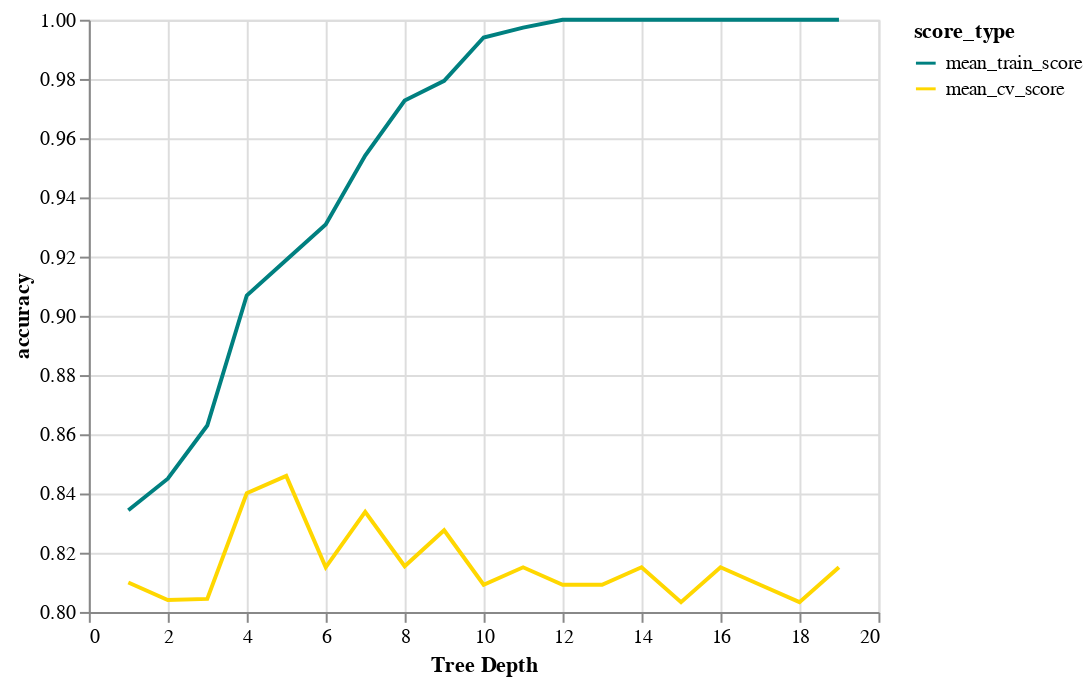

The notebook cell saved with this chart:
### Code cell
chart1.encode(alt.Y('accuracy:Q', scale=alt.Scale(zero=False)))

### Figure 1 — Vega-Lite specification as saved in the notebook (floating-point values rounded to 4 significant figures)
{"config": {"view": {"continuousWidth": 400, "continuousHeight": 300}}, "data": {"name": "data-0858d3559c4fbcf9db743eba95d64b9c"}, "mark": "line", "encoding": {"color": {"type": "nominal", "field": "score_type", "scale": {"domain": ["mean_train_score", "mean_cv_score"], "range": ["teal", "gold"]}}, "x": {"type": "quantitative", "axis": {"title": "Tree Depth"}, "field": "depth"}, "y": {"type": "quantitative", "field": "accuracy", "scale": {"zero": false}}}, "$schema": "https://vega.github.io/schema/vega-lite/v4.8.1.json", "datasets": {"data-0858d3559c4fbcf9db743eba95d64b9c": [{"depth": 1, "score_type": "mean_train_score", "accuracy": 0.8343}, {"depth": 2, "score_type": "mean_train_score", "accuracy": 0.845}, {"depth": 3, "score_type": "mean_train_score", "accuracy": 0.863}, {"depth": 4, "score_type": "mean_train_score", "accuracy": 0.9069}, {"depth": 5, "score_type": "mean_train_score", "accuracy": 0.9188}, {"depth": 6, "score_type": "mean_train_score", "accuracy": 0.9308}, {"depth": 7, "score_type": "mean_train_score", "accuracy": 0.9541}, {"depth": 8, "score_type": "mean_train_score", "accuracy": 0.9727}, {"depth": 9, "score_type": "mean_train_score", "accuracy": 0.9794}, {"depth": 10, "score_type": "mean_train_score", "accuracy": 0.994}, {"depth": 11, "score_type": "mean_train_score", "accuracy": 0.9973}, {"depth": 12, "score_type": "mean_train_score", "accuracy": 1.0}, {"depth": 13, "score_type": "mean_train_score", "accuracy": 1.0}, {"depth": 14, "score_type": "mean_train_score", "accuracy": 1.0}, {"depth": 15, "score_type": "mean_train_score", "accuracy": 1.0}, {"depth": 16, "score_type": "mean_train_score", "accuracy": 1.0}, {"depth": 17, "score_type": "mean_train_score", "accuracy": 1.0}, {"depth": 18, "score_type": "mean_train_score", "accuracy": 1.0}, {"depth": 19, "score_type": "mean_train_score", "accuracy": 1.0}, {"depth": 1, "score_type": "mean_cv_score", "accuracy": 0.8099}, {"depth": 2, "score_type": "mean_cv_score", "accuracy": 0.804}, {"depth": 3, "score_type": "mean_cv_score", "accuracy": 0.8044}, {"depth": 4, "score_type": "mean_cv_score", "accuracy": 0.8401}, {"depth": 5, "score_type": "mean_cv_score", "accuracy": 0.846}, {"depth": 6, "score_type": "mean_cv_score", "accuracy": 0.8151}, {"depth": 7, "score_type": "mean_cv_score", "accuracy": 0.8338}, {"depth": 8, "score_type": "mean_cv_score", "accuracy": 0.8154}, {"depth": 9, "score_type": "mean_cv_score", "accuracy": 0.8276}, {"depth": 10, "score_type": "mean_cv_score", "accuracy": 0.8092}, {"depth": 11, "score_type": "mean_cv_score", "accuracy": 0.8151}, {"depth": 12, "score_type": "mean_cv_score", "accuracy": 0.8092}, {"depth": 13, "score_type": "mean_cv_score", "accuracy": 0.8092}, {"depth": 14, "score_type": "mean_cv_score", "accuracy": 0.8151}, {"depth": 15, "score_type": "mean_cv_score", "accuracy": 0.8033}, {"depth": 16, "score_type": "mean_cv_score", "accuracy": 0.8151}, {"depth": 17, "score_type": "mean_cv_score", "accuracy": 0.8092}, {"depth": 18, "score_type": "mean_cv_score", "accuracy": 0.8033}, {"depth": 19, "score_type": "mean_cv_score", "accuracy": 0.8151}]}}
